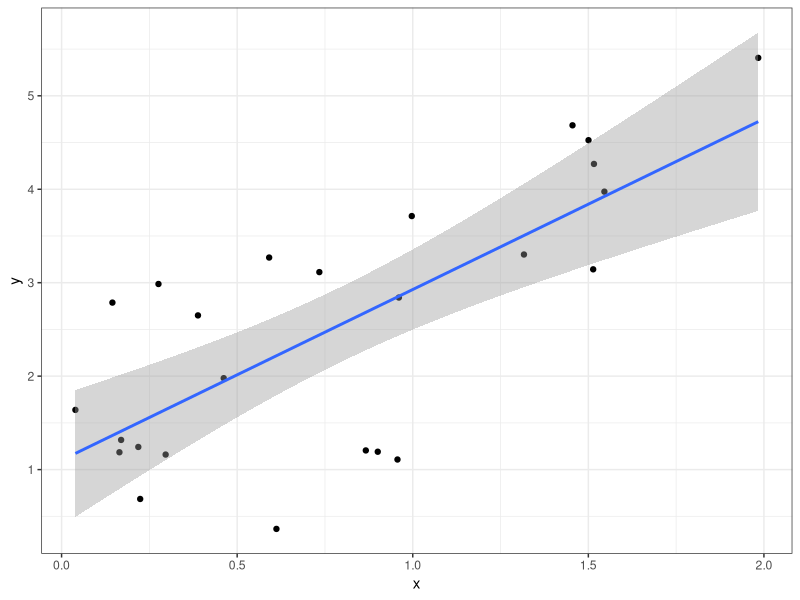
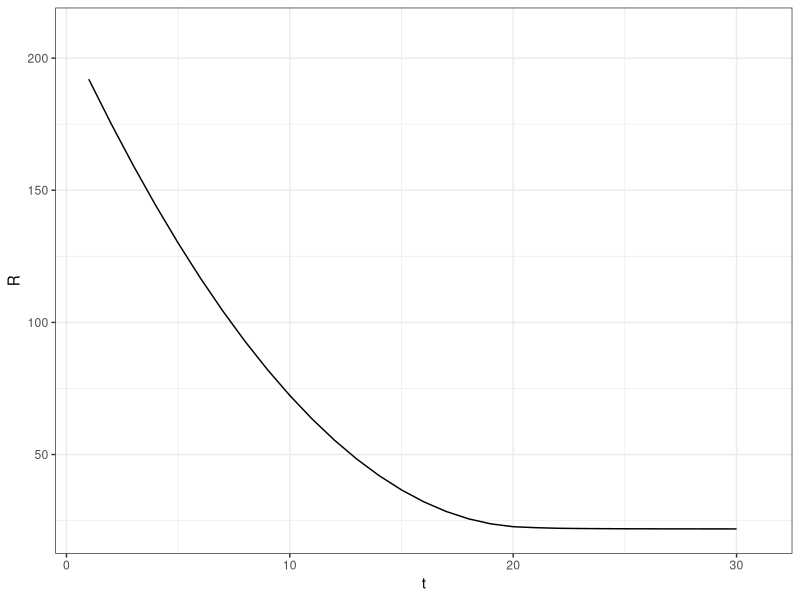
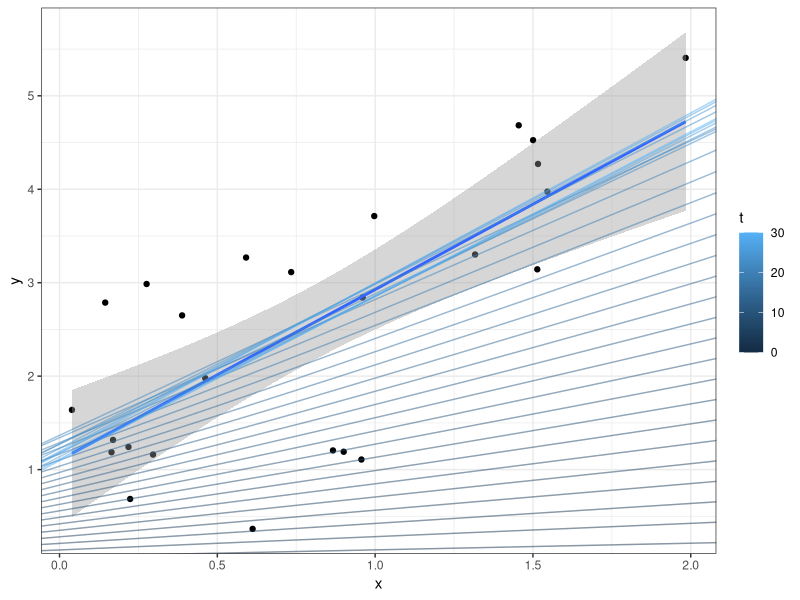
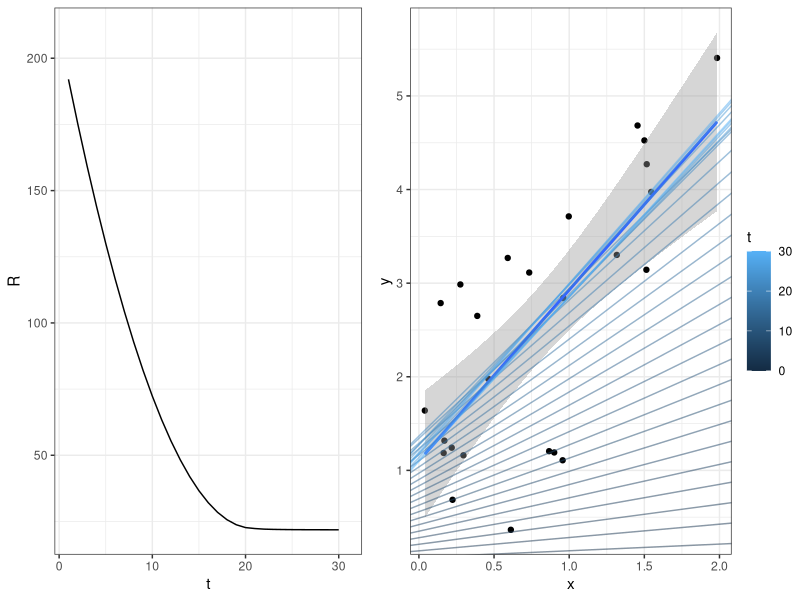
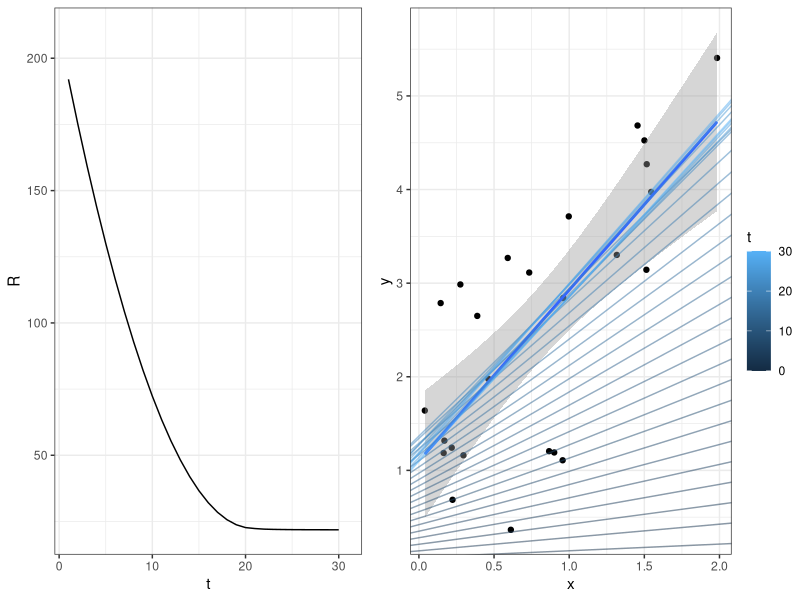

R code for these plots, in order:
# ------------------------------------------------------------------------------
# multivariate first order

# FIG: plot gradeint descent for linear model
# ------------------------------------------------------------------------------

library(ggplot2)
library(ggpubr)

theme_set(theme_bw())

# ------------------------------------------------------------------------------

x = runif(25, 0, 2)
X = as.matrix(cbind(1, x))
Y = as.matrix(1 + 2 * x + rnorm(length(x), sd = 1))

p = ggplot(data = data.frame(x = x, y = Y), aes(x = x, y = y)) + geom_point() + geom_smooth(method='lm')
p

th0 = c(0, 0)
alpha = 0.1

progress = c(t = 0, theta0 = th0[1], theta1 = th0[2], R = sum((Y - X %*% th0)^2))

th = th0
for (t in 1:30) {

	grad = 2 * colSums(diag(as.vector(Y - X %*% th)) %*% X) 
	grad = grad / sqrt(sum(grad^2))
	th = th + alpha * grad
	R = sum((Y - X %*% th)^2)

	progress = rbind(progress, c(t = t, theta0 = th[1], theta1 = th[2], R = sum((Y - X %*% th)^2)))
	print(progress)
}


p1 = ggplot(data = as.data.frame(progress), aes(x = t, y = R)) + geom_line() + xlim(c(1, nrow(progress)))
p1

p2 = p + geom_abline(data = as.data.frame(progress), aes(intercept = theta0, slope = theta1, colour = t), alpha = 0.5)
p2

p = ggarrange(p1, p2, nrow = 1, common.legend = TRUE, legend = "right")
p
ggsave(filename = "../figure_man/gradient_descent_lm.pdf", p, width = 7, height = 2.5)


